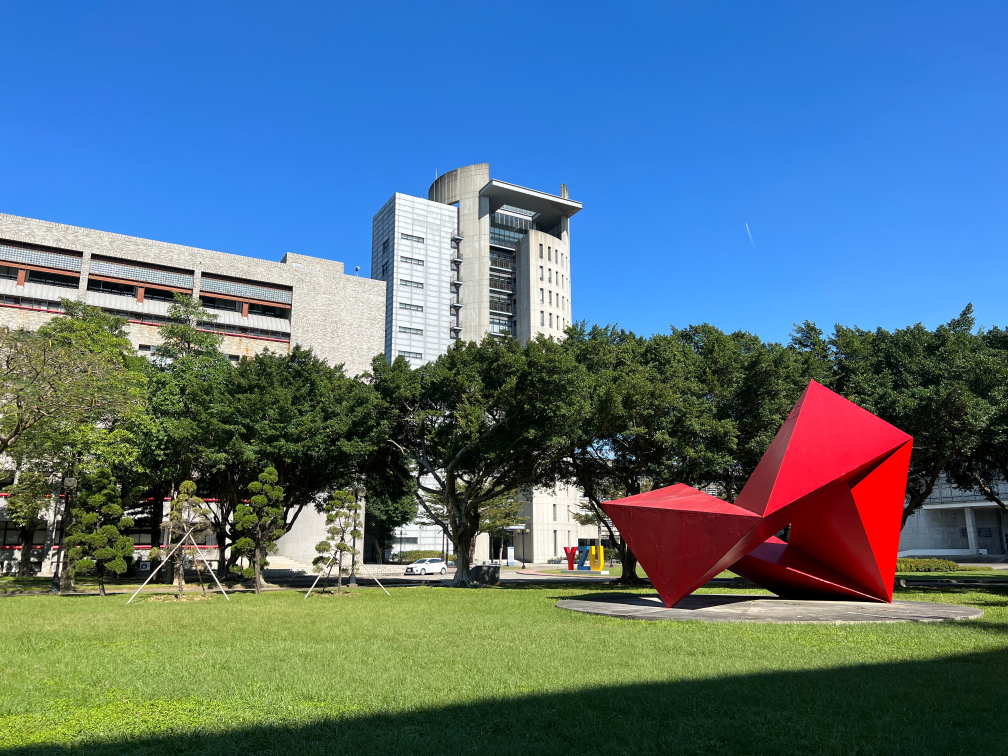
#> input picture source/yzu1.jpg, 4032 x 3024 px (shown at 1/4 size)
$ python assignment1.py
#> lines starting #> are read from the running program, lines starting #| are printed output that depends on the picture
import cv2
import numpy as np

# 定義旋轉函數
# [48 lines left out: functions transFormImage, trackerbarAngle, trackerbarScale, cropImage, not called in this run]

def resizeImage(image_path, min_size=600, max_size=1000):
    global width, height, center, img, origin_img

    source_img = cv2.imread(image_path)
    height, width, center = getData(source_img)

    scale_percent = 100
    if max(width, height) > max_size:
        scale_percent = max_size / max(width, height) * 100
    elif min(width, height) < min_size:
        scale_percent = min_size / min(width, height) * 100

    width = int(width * scale_percent / 100)
    height = int(height * scale_percent / 100)

    img = cv2.resize(source_img, (width, height), interpolation=cv2.INTER_LINEAR)
    height, width, center = getData(img)
    cv2.imshow('Assignment1', img)
    origin_img = img.copy() # 保存resize後的圖像

def trackerBarInit():
    cv2.setTrackbarPos('Scale', 'Assignment1', 100)
    cv2.setTrackbarPos('Angle', 'Assignment1', 180)

def getData(image_name): #增加參數
    (height, width) = image_name.shape[:2]
    center = (width // 2, height // 2)

    return height, width, center

image_path = input("Enter the image name: ")
#> the answer given: source/yzu1.jpg
# image_path = 'source/yzu1.jpg'
resizeImage(image_path)
#> in resizeImage, source_img is the input picture: shape (3024, 4032, 3); mean B, G, R 129.3, 113, 85.6
#> in resizeImage, `height, width, center = getData(source_img)`: height = 3024; width = 4032; center = (2016, 1512)
#> in resizeImage, `scale_percent = max_size / max(width, height) * 100`: scale_percent = 24.8
#> in resizeImage, `width = int(width * scale_percent / 100)`: width = 1000
#> in resizeImage, `height = int(height * scale_percent / 100)`: height = 750
#> in resizeImage, `img = cv2.resize(source_img, (width, height), interpolation=cv2.INTER_..`:
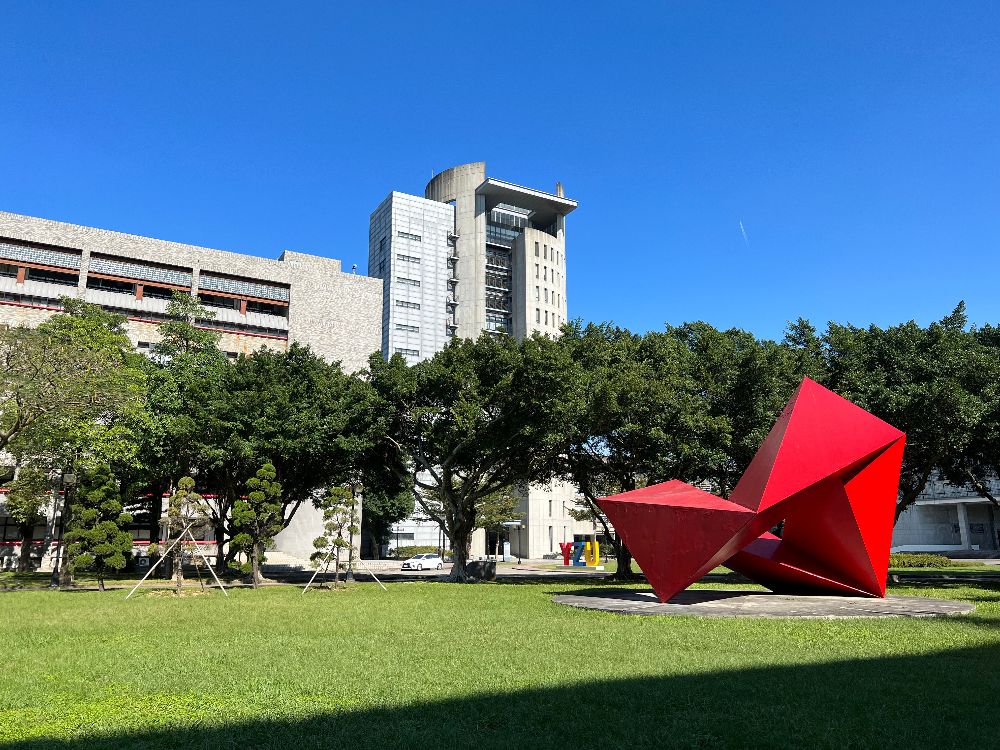
#> img: shape (750, 1000, 3); mean B, G, R 129.2, 112.9, 85.5
#> in resizeImage, `height, width, center = getData(img)`: center = (500, 375)

dot1 = []
dot2 = []
cropped_flag = False

cv2.namedWindow('Assignment1')

cv2.setMouseCallback('Assignment1', cropImage) # 設定滑鼠事件

cv2.createTrackbar('Scale', 'Assignment1', 10, 200, trackerbarScale) #設定滑桿(縮放比例)
cv2.setTrackbarPos('Scale', 'Assignment1', 100)
cv2.createTrackbar('Angle', 'Assignment1', 180, 360, trackerbarAngle) #設定滑桿(旋轉角度)

while True:
    key = cv2.waitKey(0)
#> (key Esc is pressed here)

    if key == 115:
        cv2.imwrite('output.jpg', img)

    # 按下ESC鍵反悔所有操作
    if key == 27:
        img = origin_img.copy()
        trackerBarInit()
        cv2.imshow('Assignment1', img)
    elif key == 113:
        break

    # 如果視窗關閉，則退出
    if cv2.getWindowProperty('Assignment1', cv2.WND_PROP_VISIBLE) < 1:
        break

cv2.destroyAllWindows()

$ run again, with source/yzu3.JPG copied over source/yzu1.jpg
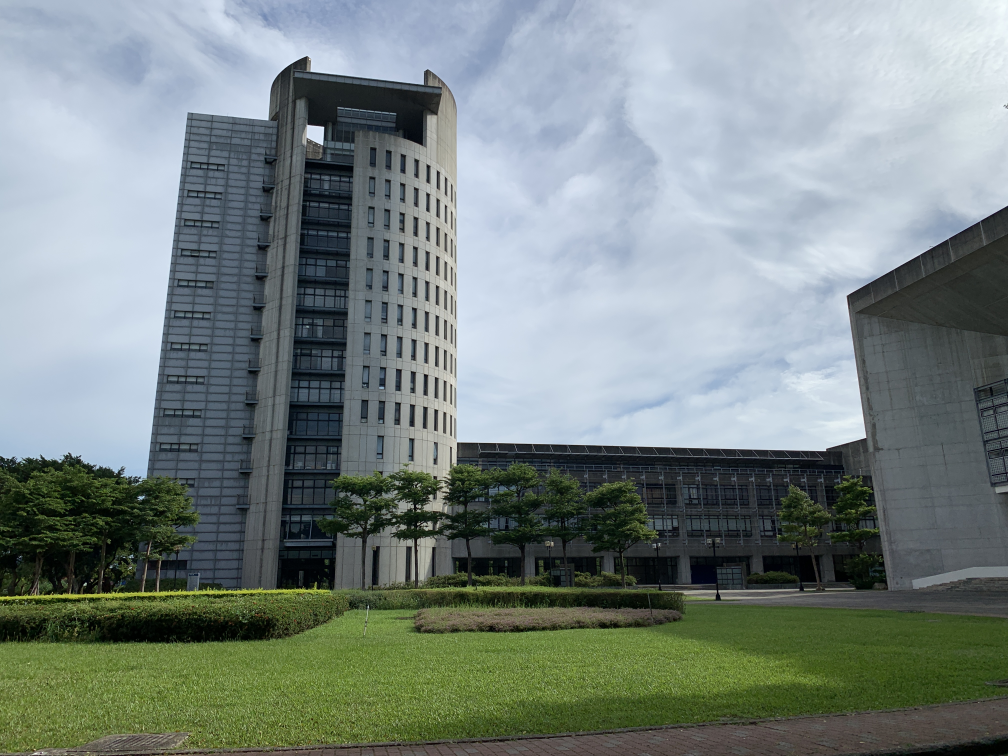
#> input picture source/yzu3.JPG, 4032 x 3024 px (shown at 1/4 size)
#> in resizeImage, source_img is the input picture: shape (3024, 4032, 3); mean B, G, R 130, 132.9, 121.5
#> in resizeImage, `height, width, center = getData(source_img)`: height = 3024; width = 4032; center = (2016, 1512)
#> scale_percent = 24.8
#> in resizeImage, `width = int(width * scale_percent / 100)`: width = 1000
#> in resizeImage, `height = int(height * scale_percent / 100)`: height = 750
#> in resizeImage, `img = cv2.resize(source_img, (width, height), interpolation=cv2.INTER_..`:
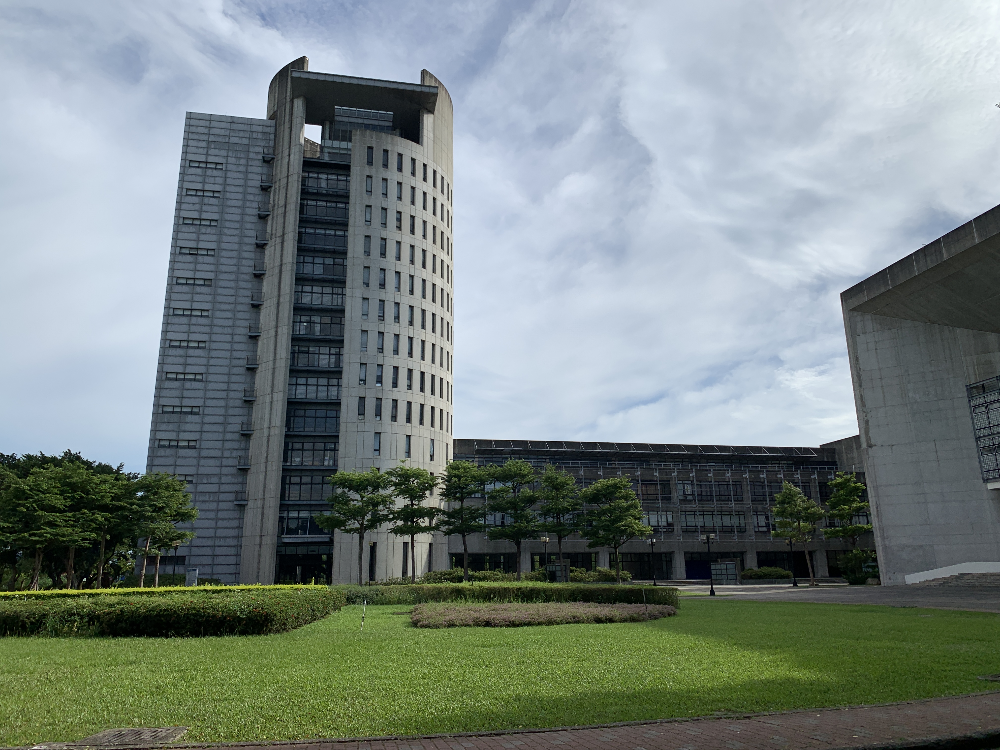
#> img: shape (750, 1000, 3); mean B, G, R 129.9, 132.8, 121.4
#> in resizeImage, `height, width, center = getData(img)`: center = (500, 375)
